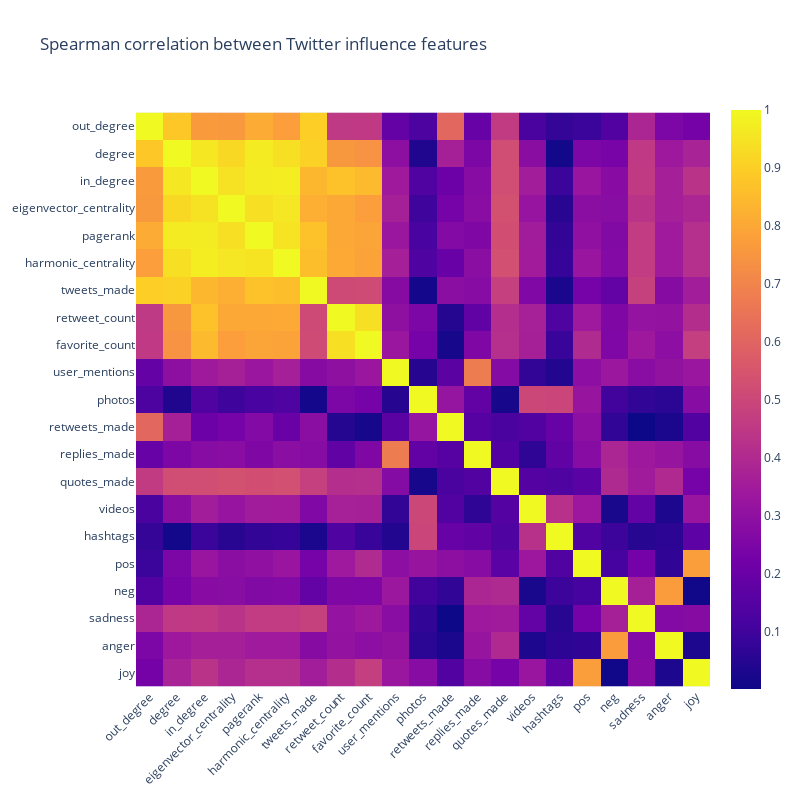

The notebook cell saved with this chart:
### Markdown cell above
## Correlation between features

### Code cell
fig = px.imshow(
    np.abs(base_votes_df[base_votes_df.columns[:-1]].corr(method="spearman")), 
    title="Spearman correlation between Twitter influence features",
    width=800, height=800)
fig.update_layout(
    xaxis = dict(tickmode='linear', tickangle=-45),
    yaxis = dict(tickmode='linear')
)
fig.write_image("spearman_corr.pdf")
fig

### Figure 1 — Plotly figure (JSON) as saved in the notebook; plotly's stock layout.template omitted (floating-point values rounded to 4 significant figures; data arrays with more than 128 entries replaced by an {"elided": "..."} marker saying what was removed)
{"data": [{"coloraxis": "coloraxis", "hovertemplate": "x: %{x}<br>y: %{y}<br>color: %{z}<extra></extra>", "name": "0", "type": "heatmap", "x": ["out_degree", "degree", "in_degree", "eigenvector_centrality", "pagerank", "harmonic_centrality", "tweets_made", "retweet_count", "favorite_count", "user_mentions", "photos", "retweets_made", "replies_made", "quotes_made", "videos", "hashtags", "pos", "neg", "sadness", "anger", "joy"], "xaxis": "x", "y": ["out_degree", "degree", "in_degree", "eigenvector_centrality", "pagerank", "harmonic_centrality", "tweets_made", "retweet_count", "favorite_count", "user_mentions", "photos", "retweets_made", "replies_made", "quotes_made", "videos", "hashtags", "pos", "neg", "sadness", "anger", "joy"], "yaxis": "y", "z": {"elided": "21x21 float values"}}], "layout": {"coloraxis": {"colorscale": [[0, "#0d0887"], [0.1111, "#46039f"], [0.2222, "#7201a8"], [0.3333, "#9c179e"], [0.4444, "#bd3786"], [0.5556, "#d8576b"], [0.6667, "#ed7953"], [0.7778, "#fb9f3a"], [0.8889, "#fdca26"], [1, "#f0f921"]]}, "height": 800, "title": {"text": "Spearman correlation between Twitter influence features"}, "width": 800, "xaxis": {"anchor": "y", "constrain": "domain", "domain": [0, 1], "scaleanchor": "y", "tickangle": -45, "tickmode": "linear"}, "yaxis": {"anchor": "x", "autorange": "reversed", "constrain": "domain", "domain": [0, 1], "tickmode": "linear"}}}
